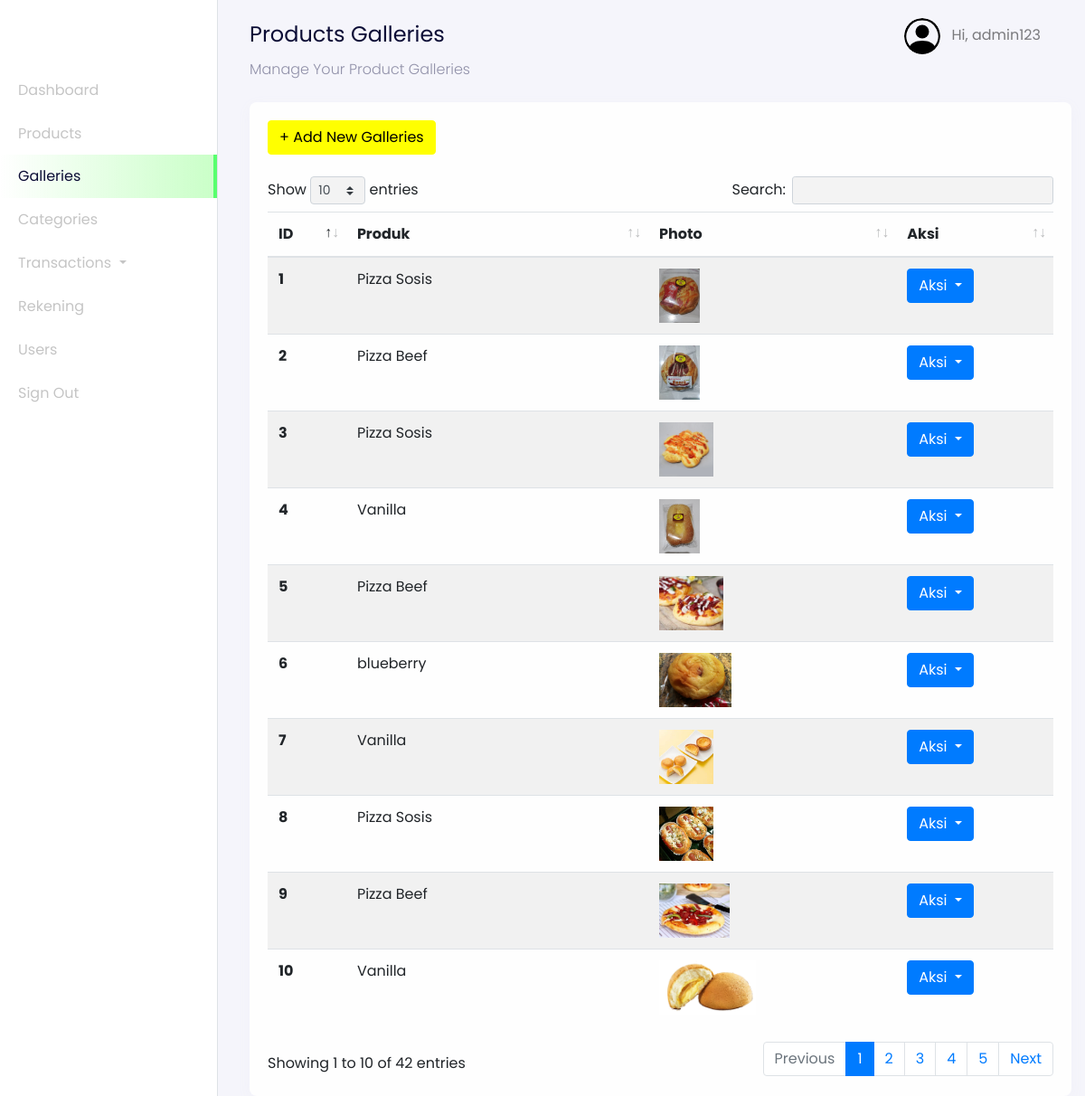
The app's page /admin?page=galleries (signed in) with its own data.
### tables this page shows
CREATE TABLE `users` (
  `id_user` int(11) NOT NULL AUTO_INCREMENT,
  `name` varchar(255) NOT NULL,
  `email` varchar(255) NOT NULL,
  `password` varchar(255) NOT NULL,
  `address` text DEFAULT NULL,
  `phone_number` varchar(255) NOT NULL,
  `postal_code` varchar(191) NOT NULL,
  `roles` varchar(255) NOT NULL,
  PRIMARY KEY (`id_user`),
  UNIQUE KEY `email` (`email`)
);

CREATE TABLE `products_galleries` (
  `id_gallery` int(11) NOT NULL AUTO_INCREMENT,
  `photos` varchar(255) NOT NULL,
  `product_id` int(11) NOT NULL,
  PRIMARY KEY (`id_gallery`)
);

CREATE TABLE `products` (
  `id_product` int(11) NOT NULL AUTO_INCREMENT,
  `product_name` varchar(255) NOT NULL,
  `unit` int(11) NOT NULL,
  `price` varchar(255) NOT NULL,
  `descriptions` text NOT NULL,
  `category_id` int(11) NOT NULL,
  `stock` varchar(255) NOT NULL,
  PRIMARY KEY (`id_product`)
);

### config/config.php (called while the page is built, shortened)
<?php
$host = 'localhost';
$user = 'root';
$password = '';
$dbname = 'dbEcake';
$conn = mysqli_connect($host, $user, $password, $dbname);
function query($query)
{
    global $conn;
    $result = mysqli_query($conn, $query);
    $rows = [];
    while ($row = mysqli_fetch_assoc($result)) {
        $rows[] = $row;
    }
    return $rows;
}
?>

### admin/dashboard-galleries.php (the view, shortened to what this page needs)
<nav
  class="navbar navbar-expand-lg navbar-light navbar-store fixed-top"
  data-aos="fade-down"
>
  <div class="container-fluid">
    <div class="collpase navbar-collapse" id="navbarResponsive">
      <ul class="navbar-nav d-none d-lg-flex ml-auto">
        <li class="nav-item dropdown">
          <a
            href="#"
            class="nav-link"
            id="navbarDropdown"
            role="button"
            data-toggle="dropdown"
          >
            <img
              src="../assets/images/person-circle.svg"
              alt="profile"
              height="40px"
              class="rounded-circle mr-2 profile-picture"
            />
            <?php
              $id_user = $_SESSION['user'];
              $user = query("SELECT * FROM users WHERE id_user = $id_user")[0];
            ?>
            Hi, <?= $user["name"]; ?>
          </a>
        </li>
      </ul>
    </div>
  </div>
</nav>
<div class="section-content section-dashboard-home" data-aos="fade-up">
  <div class="container-fluid">
    <div class="dashboard-heading">
      <h2 class="dashboard-title">Products Galleries</h2>
      <p class="dashboard-subtitle">Manage Your Product Galleries</p>
    </div>
    <div class="dashboard-content">
      <div class="row mt-4">
        <div class="col-12">
          <div class="card">
            <div class="card-body">
              <div class="row mb-4">
                <div class="col-12">
                <a href="?page=galleries-create" class="btn btn-success">
                  + Add New Galleries
                </a>
                </div>
              </div>
              <div class="row">
                <div class="col-12">
                  <div class="table-responsive">
                    <table class="table table-striped table-hover w-100" id="table">
                      <thead>
                        <tr>
                          <th scope="col">ID</th>
                          <th scope="col">Produk</th>
                          <th scope="col">Photo</th>
                          <th scope="col">Aksi</th>
                        </tr>
                      </thead>
                      <tbody>
                        <?php
                          $no = 1;
                          $galleries = query("SELECT * FROM products_galleries INNER JOIN products ON products_galleries.product_id = products.id_product");
                        ?>
                        <?php foreach ($galleries as $gallery) : ?>
                          <tr>
                            <th scope="row" style="width: 10%;"><?= $no; ?></th>
                            <td><?= $gallery["product_name"]; ?></td>
                            <td><img src="../assets/images/<?= $gallery["photos"]; ?>" style="max-height: 60px;" alt=""></td>
                            <td style="width: 20%;">
                              <div class="dropdown">
                                <button class="btn btn-primary dropdown-toggle" type="button" id="dropdownMenuButton" data-toggle="dropdown" aria-haspopup="true" aria-expanded="false">
                                  Aksi
                                </button>
                                <div class="dropdown-menu" aria-labelledby="dropdownMenuButton">
                                  <a class="dropdown-item" onclick="return confirm('Apakah Ingin Menghapus Gallery Ini ?')" href="?page=galleries-delete&id=<?= $gallery["id_gallery"]; ?>">Delete</button>
                                </div>
                              </div>
                            </td>
                          </tr>
                          <?php $no++ ?>
                        <?php endforeach;?>
                      </tbody>
                    </table>
                  </div>
                </div>
              </div>
            </div>
          </div>
        </div>
      </div>
    </div>
  </div>
</div>

### admin/index.php (shortened to what this page needs)
<?php
require_once '../config/config.php';
?>
<!DOCTYPE html>
<html lang="en">
  <head>
    <link href="https://unpkg.com/aos@2.3.1/dist/aos.css" rel="stylesheet" />
    <link href="../assets/style/Main.css" rel="stylesheet" />
    <link rel="stylesheet" type="text/css" href="../assets/vendor/DataTables/datatables.min.css"/>
  </head>
  <body>
    <?php
    if (isset($_GET["page"])) {
      $page = $_GET["page"];
    }
    ?>
    <div class="page-dashboard">
      <div class="d-flex" id="wrapper" data-aos="fade-right">
        <div class="border-right" id="sidebar-wrapper">
          <div class="sidebar-heading text-center">
          </div>
          <div class="list-group list-group-flush">
            <a
              href="?page=dashboard"
              class="list-group-item list-group-item-action<?= $page == 'dashboard' ? ' active' : ''; ?> <?= $page == '' ? ' active' : ''; ?>"
            >
              Dashboard
            </a>
            <a
              href="?page=products"
              class="list-group-item list-group-item-action<?= $page == 'products' ? ' active' : ''; ?> <?= $page == 'products-create' ? ' active' : ''; ?> <?= $page == 'products-details' ? ' active' : ''; ?>"
            >
              Products
            </a>
            <a
              href="?page=galleries"
              class="list-group-item list-group-item-action<?= $page == 'galleries' ? ' active' : ''; ?> <?= $page == 'galleries-create' ? ' active' : ''; ?> <?= $page == 'galleries-details' ? ' active' : ''; ?>"
            >
              Galleries
            </a>
            <a
              href="?page=categories"
              class="list-group-item list-group-item-action<?= $page == 'categories' ? ' active' : ''; ?> <?= $page == 'categories-create' ? ' active' : ''; ?> <?= $page == 'categories-details' ? ' active' : ''; ?> <?= $page == 'categories-delete' ? ' active' : ''; ?>"
            >
              Categories
            </a>
            <div class="dropdown">
              <button class="list-group-item list-group-item-action dropdown-toggle" type="button" id="dropdownMenuButton" data-toggle="dropdown" aria-haspopup="true" aria-expanded="false">
                Transactions
              </button>
            </div>
            <a
              href="?page=rekening"
              class="list-group-item list-group-item-action<?= $page == 'rekening' ? ' active' : ''; ?> <?= $page == 'rekening-create' ? ' active' : ''; ?> <?= $page == 'rekening-details' ? ' active' : ''; ?>"
            >
              Rekening
            </a>
            <a
              href="?page=users"
              class="list-group-item list-group-item-action<?= $page == 'users' ? ' active' : ''; ?> <?= $page == 'users-create' ? ' active' : ''; ?> <?= $page == 'users-details' ? ' active' : ''; ?>"
            >
              Users
            </a>
            <a
              href="?page=logout"
              class="list-group-item list-group-item-action<?= $page == 'logout' ? ' active' : ''; ?>"
            >
              Sign Out
            </a>
          </div>
        </div>
        <div id="page-content-wrapper">
          <?php
          if (isset($page)) {
            if ($page == 'dashboard') {
              include 'dashboard.php';
            } elseif ($page == 'products') {
              include 'dashboard-products.php';
            } elseif ($page == 'products-create') {
              include 'dashboard-product-create.php';
            } elseif ($page == 'products-details') {
              include 'dashboard-products-details.php';
            } elseif ($page == 'products-delete') {
              include 'dashboard-product-delete.php';
            } elseif ($page == 'galleries') {
              include 'dashboard-galleries.php';
            } elseif ($page == 'galleries-create') {
              include 'dashboard-galleries-create.php';
            } elseif ($page == 'galleries-details') {
              include 'dashboard-galleries-details.php';
            } elseif ($page == 'galleries-delete') {
              include 'dashboard-galleries-delete.php';
            } elseif ($page == 'categories') {
              include 'dashboard-categories.php';
            } elseif ($page == 'categories-create') {
              include 'dashboard-categories-create.php';
            } elseif ($page == 'categories-details') {
              include 'dashboard-categories-details.php';
            } elseif ($page == 'categories-delete') {
              include 'dashboard-categories-delete.php';
            } elseif ($page == 'transactions') {
              include 'transaction/dashboard-transactions.php';
            } elseif ($page == 'transactions-receiver') {
              include 'transaction/dashboard-transactions-receiver.php';
            } elseif ($page == 'transactions-no-confirm') {
              include 'transaction/dashboard-transactions-no-confirm.php';
            } elseif ($page == 'transactions-confirm') {
              include 'transaction/dashboard-transactions-confirm.php';
            } elseif ($page == 'transactions-pickup') {
              include 'transaction/dashboard-transactions-pickup.php';
            } elseif ($page == 'transactions-sent') {
              include 'transaction/dashboard-transactions-sent.php';
            } elseif ($page == 'transactions-details') {
              include 'transaction/dashboard-transactions-details.php';
            } elseif ($page == 'transactions-delete') {
              include 'transaction/dashboard-transactions-delete.php';
            } elseif ($page == 'transactions-transfer') {
              include 'transaction/dashboard-transfer.php';
            } elseif ($page == 'rekening') {
              include 'rekening/dashboard-rekening.php';
            } elseif ($page == 'rekening-create') {
              include 'rekening/dashboard-rekening-create.php';
            } elseif ($page == 'rekening-details') {
              include 'rekening/dashboard-rekening-details.php';
            } elseif ($page == 'rekening-delete') {
              include 'rekening/dashboard-rekening-delete.php';
            } elseif ($page == 'drivers') {
              include 'drivers/dashboard-drivers.php';
            } elseif ($page == 'drivers-create') {
              include 'drivers/dashboard-drivers-create.php';
            } elseif ($page == 'drivers-details') {
              include 'drivers/dashboard-drivers-details.php';
            } elseif ($page == 'drivers-delete') {
              include 'drivers/dashboard-drivers-delete.php';
            } elseif ($page == 'users') {
              include 'users/dashboard-users.php';
            } elseif ($page == 'users-create') {
              include 'users/dashboard-users-create.php';
            } elseif ($page == 'users-details') {
              include 'users/dashboard-users-details.php';
            } elseif ($page == 'users-delete') {
              include 'users/dashboard-users-delete.php';
            } elseif ($page == 'logout') {
              include '../logout.php';
            } else {
              echo "Halaman Tidak Ditemukan";
            }
          } else {
            include 'dashboard.php';
          }
          ?>
        </div>
      </div>
    </div>
  </body>
</html>

### records on screen
users: name "admin123"
products_galleries: product.product_name "Pizza Sosis", photos (picture)
products_galleries: product.product_name "Pizza Beef", photos (picture)
products_galleries: product.product_name "Pizza Sosis", photos (picture)
products_galleries: product.product_name "Vanilla", photos (picture)
products_galleries: product.product_name "Pizza Beef", photos (picture)
products_galleries: product.product_name "blueberry", photos (picture)
products_galleries: product.product_name "Vanilla", photos (picture)
products_galleries: product.product_name "Pizza Sosis", photos (picture)
products_galleries: product.product_name "Pizza Beef", photos (picture)
products_galleries: product.product_name "Vanilla", photos (picture)
